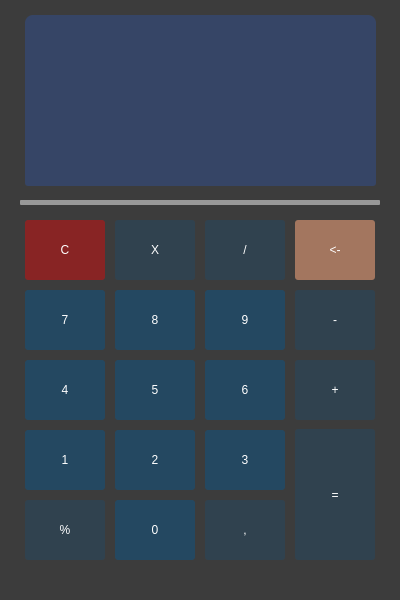
<?xml version="1.0" encoding="UTF-8"?>
<ui version="4.0">
 <class>Form_main</class>
 <widget class="QWidget" name="Form_main">
  <property name="geometry">
   <rect>
    <x>0</x>
    <y>0</y>
    <width>400</width>
    <height>600</height>
   </rect>
  </property>
  <property name="windowTitle">
   <string>Form</string>
  </property>
  <property name="styleSheet">
   <string notr="true">
#Form_main{
background-color: qlineargradient(spread:repeat, x1:0.5, y1:0, x2:0.5, y2:1, stop:1 rgba(60, 60, 60, 245));
}
#line{
background-color: rgb(255, 255, 255,120);
border-radius: 1px;
}
#line:hover{
background-color: rgb(113, 113, 113);
border-radius: 1px;
}

#label_sonuc{
background-color: qlineargradient(spread:repeat, x1:0.5, y1:0, x2:0.5, y2:1, stop:1  rgba(34, 100, 255, 55)  );
border-top-left-radius: 8px;  /* Sol üst köşe */
border-top-right-radius: 8px; /* Sağ üst köşe */
border-bottom-left-radius: 3px;  /* Sol üst köşe */
border-bottom-right-radius: 3px; /* Sağ üst köşe */
}



#button_yuz{
	background-color: qlineargradient(spread:repeat, x1:0.5, y1:0, x2:0.5, y2:1, stop:0.40796 rgba(0, 91, 156, 50));
	color: rgb(255, 255, 255);
    border-radius: 3px;
}
#button_vir{
	background-color: qlineargradient(spread:repeat, x1:0.5, y1:0, x2:0.5, y2:1, stop:0.40796 rgba(0, 91, 156, 50));
	color: rgb(255, 255, 255);
    border-radius: 3px;
}
#button_esit{
	background-color: qlineargradient(spread:repeat, x1:0.5, y1:0, x2:0.5, y2:1, stop:0.40796 rgba(0, 91, 156, 50));
	color: rgb(255, 255, 255);
    border-radius: 3px;
}
#button_eks{
	background-color: qlineargradient(spread:repeat, x1:0.5, y1:0, x2:0.5, y2:1, stop:0.40796 rgba(0, 91, 156, 50));
	color: rgb(255, 255, 255);
    border-radius: 3px;
}
#button_del{
	background-color: qlineargradient(spread:repeat, x1:0.5, y1:0, x2:0.5, y2:1, stop:0.40796 rgb(255, 170, 127,135));
	color: rgb(255, 255, 255);
    border-radius: 3px;
}
#button_car{
	background-color: qlineargradient(spread:repeat, x1:0.5, y1:0, x2:0.5, y2:1, stop:0.40796 rgba(0, 91, 156, 50));
	color: rgb(255, 255, 255);
    border-radius: 3px;
}
#buttonOn{
	background-color: qlineargradient(spread:repeat, x1:0.5, y1:0, x2:0.5, y2:1, stop:0.40796 rgb(255, 0, 0,100) );
	color: rgb(255, 255, 255);
    border-radius: 3px;
}
#button_bol{
	background-color: qlineargradient(spread:repeat, x1:0.5, y1:0, x2:0.5, y2:1, stop:0.40796 rgba(0, 91, 156, 50));
	color: rgb(255, 255, 255);
    border-radius: 3px;
}
#button_art{
	background-color: qlineargradient(spread:repeat, x1:0.5, y1:0, x2:0.5, y2:1, stop:0.40796 rgba(0, 91, 156, 50));
	color: rgb(255, 255, 255);
    border-radius: 3px;
}
#button0{
	background-color: qlineargradient(spread:repeat, x1:0.5, y1:0, x2:0.5, y2:1, stop:0.40796 rgba(0, 91, 156, 100));
	color: rgb(255, 255, 255);
    border-radius: 3px;
}
#button1{
	background-color: qlineargradient(spread:repeat, x1:0.5, y1:0, x2:0.5, y2:1, stop:0.40796 rgba(0, 91, 156, 100));
	color: rgb(255, 255, 255);
    border-radius: 3px;
}
#button2{
	background-color: qlineargradient(spread:repeat, x1:0.5, y1:0, x2:0.5, y2:1, stop:0.40796 rgba(0, 91, 156, 100));
	color: rgb(255, 255, 255);
    border-radius: 3px;
}
#button3{
	background-color: qlineargradient(spread:repeat, x1:0.5, y1:0, x2:0.5, y2:1, stop:0.40796 rgba(0, 91, 156, 100));
	color: rgb(255, 255, 255);
    border-radius: 3px;
}
#button4{
	background-color: qlineargradient(spread:repeat, x1:0.5, y1:0, x2:0.5, y2:1, stop:0.40796 rgba(0, 91, 156, 100));
	color: rgb(255, 255, 255);
    border-radius: 3px;
}
#button5{
	background-color: qlineargradient(spread:repeat, x1:0.5, y1:0, x2:0.5, y2:1, stop:0.40796 rgba(0, 91, 156, 100));
	color: rgb(255, 255, 255);
    border-radius: 3px;
}
#button6{
	background-color: qlineargradient(spread:repeat, x1:0.5, y1:0, x2:0.5, y2:1, stop:0.40796 rgba(0, 91, 156, 100));
	color: rgb(255, 255, 255);
    border-radius: 3px;
}
#button7{
	background-color: qlineargradient(spread:repeat, x1:0.5, y1:0, x2:0.5, y2:1, stop:0.40796 rgba(0, 91, 156, 100));
	color: rgb(255, 255, 255);
    border-radius: 3px;
}
#button8{
	background-color: qlineargradient(spread:repeat, x1:0.5, y1:0, x2:0.5, y2:1, stop:0.40796 rgba(0, 91, 156, 100));
	color: rgb(255, 255, 255);
    border-radius: 3px;
}#button9{
	background-color: qlineargradient(spread:repeat, x1:0.5, y1:0, x2:0.5, y2:1, stop:0.40796 rgba(0, 91, 156, 100));
	color: rgb(255, 255, 255);
    border-radius: 3px;
}


#button_yuz:hover {
    background-color: qlineargradient(spread:repeat, x1:0.517, y1:0, x2:0.522, y2:1, stop:0.487562 rgba(7, 98, 147, 214));
    color: rgb(255, 255, 255);
    border-radius: 3px;
}

#button_vir:hover {
    background-color: qlineargradient(spread:repeat, x1:0.517, y1:0, x2:0.522, y2:1, stop:0.487562 rgba(7, 98, 147, 214));
    color: rgb(255, 255, 255);
    border-radius: 3px;
}

#button_esit:hover {
    background-color: qlineargradient(spread:repeat, x1:0.517, y1:0, x2:0.522, y2:1, stop:0.487562 rgba(7, 98, 147, 214));
    color: rgb(255, 255, 255);
    border-radius: 3px;
}

#button_eks:hover {
    background-color: qlineargradient(spread:repeat, x1:0.517, y1:0, x2:0.522, y2:1, stop:0.487562 rgba(7, 98, 147, 214));
    color: rgb(255, 255, 255);
    border-radius: 3px;
}

#button_del:hover {
    background-color: qlineargradient(spread:repeat, x1:0.517, y1:0, x2:0.522, y2:1, stop:0.487562 rgb(255, 170, 0,200) );
    color: rgb(255, 255, 255);
    border-radius: 3px;
}

#button_car:hover {
    background-color: qlineargradient(spread:repeat, x1:0.517, y1:0, x2:0.522, y2:1, stop:0.487562 rgba(7, 98, 147, 214));
    color: rgb(255, 255, 255);
    border-radius: 3px;
}

#buttonOn:hover {
    background-color: qlineargradient(spread:repeat, x1:0.517, y1:0, x2:0.522, y2:1, stop:0.487562 rgb(255, 0, 0,200));
    color: rgb(255, 255, 255);
    border-radius: 3px;
}


#button_bol:hover {
    background-color: qlineargradient(spread:repeat, x1:0.517, y1:0, x2:0.522, y2:1, stop:0.487562 rgba(7, 98, 147, 214));
    color: rgb(255, 255, 255);
    border-radius: 3px;
}

#button_art:hover {
    background-color: qlineargradient(spread:repeat, x1:0.517, y1:0, x2:0.522, y2:1, stop:0.487562 rgba(7, 98, 147, 214));
    color: rgb(255, 255, 255);
    border-radius: 3px;
}

#button0:hover {
    background-color: qlineargradient(spread:repeat, x1:0.517, y1:0, x2:0.522, y2:1, stop:0.487562 rgba(7, 98, 147, 214));
    color: rgb(255, 255, 255);
    border-radius: 3px;
}

#button1:hover {
    background-color: qlineargradient(spread:repeat, x1:0.517, y1:0, x2:0.522, y2:1, stop:0.487562 rgba(7, 98, 147, 255));
    color: rgb(255, 255, 255);
    border-radius: 3px;
}

#button2:hover {
    background-color: qlineargradient(spread:repeat, x1:0.517, y1:0, x2:0.522, y2:1, stop:0.487562 rgba(7, 98, 147, 255));
    color: rgb(255, 255, 255);
    border-radius: 3px;
}
#button3:hover {
    background-color: qlineargradient(spread:repeat, x1:0.517, y1:0, x2:0.522, y2:1, stop:0.487562 rgba(7, 98, 147, 255));
    color: rgb(255, 255, 255);
    border-radius: 3px;
}

#button4:hover {
    background-color: qlineargradient(spread:repeat, x1:0.517, y1:0, x2:0.522, y2:1, stop:0.487562 rgba(7, 98, 147, 255));
    color: rgb(255, 255, 255);
    border-radius: 3px;
}

#button5:hover {
    background-color: qlineargradient(spread:repeat, x1:0.517, y1:0, x2:0.522, y2:1, stop:0.487562 rgba(7, 98, 147, 255));
    color: rgb(255, 255, 255);
    border-radius: 3px;
}

#button6:hover {
    background-color: qlineargradient(spread:repeat, x1:0.517, y1:0, x2:0.522, y2:1, stop:0.487562 rgba(7, 98, 147, 255));
    color: rgb(255, 255, 255);
    border-radius: 3px;
}

#button7:hover {
    background-color: qlineargradient(spread:repeat, x1:0.517, y1:0, x2:0.522, y2:1, stop:0.487562 rgba(7, 98, 147, 255));
    color: rgb(255, 255, 255);
    border-radius: 3px;
}

#button8:hover {
    background-color: qlineargradient(spread:repeat, x1:0.517, y1:0, x2:0.522, y2:1, stop:0.487562 rgba(7, 98, 147, 255));
    color: rgb(255, 255, 255);
    border-radius: 3px;
}

#button9:hover {
    background-color: qlineargradient(spread:repeat, x1:0.517, y1:0, x2:0.522, y2:1, stop:0.487562 rgba(7, 98, 147, 255));
    color: rgb(255, 255, 255);
    border-radius: 3px;
}
</string>
  </property>
  <widget class="QPushButton" name="button1">
   <property name="geometry">
    <rect>
     <x>25</x>
     <y>430</y>
     <width>80</width>
     <height>60</height>
    </rect>
   </property>
   <property name="text">
    <string>1</string>
   </property>
  </widget>
  <widget class="QLabel" name="label_sonuc">
   <property name="geometry">
    <rect>
     <x>25</x>
     <y>15</y>
     <width>351</width>
     <height>171</height>
    </rect>
   </property>
   <property name="text">
    <string/>
   </property>
  </widget>
  <widget class="QPushButton" name="button9">
   <property name="geometry">
    <rect>
     <x>205</x>
     <y>290</y>
     <width>80</width>
     <height>60</height>
    </rect>
   </property>
   <property name="text">
    <string>9</string>
   </property>
  </widget>
  <widget class="QPushButton" name="button_art">
   <property name="geometry">
    <rect>
     <x>295</x>
     <y>360</y>
     <width>80</width>
     <height>60</height>
    </rect>
   </property>
   <property name="text">
    <string>+</string>
   </property>
  </widget>
  <widget class="QPushButton" name="button_eks">
   <property name="geometry">
    <rect>
     <x>295</x>
     <y>290</y>
     <width>80</width>
     <height>60</height>
    </rect>
   </property>
   <property name="text">
    <string>-</string>
   </property>
  </widget>
  <widget class="QPushButton" name="button_car">
   <property name="geometry">
    <rect>
     <x>115</x>
     <y>220</y>
     <width>80</width>
     <height>60</height>
    </rect>
   </property>
   <property name="text">
    <string>X</string>
   </property>
  </widget>
  <widget class="QPushButton" name="button_bol">
   <property name="geometry">
    <rect>
     <x>205</x>
     <y>220</y>
     <width>80</width>
     <height>60</height>
    </rect>
   </property>
   <property name="text">
    <string>/</string>
   </property>
  </widget>
  <widget class="QPushButton" name="button0">
   <property name="geometry">
    <rect>
     <x>115</x>
     <y>500</y>
     <width>80</width>
     <height>60</height>
    </rect>
   </property>
   <property name="text">
    <string>0</string>
   </property>
  </widget>
  <widget class="QPushButton" name="buttonOn">
   <property name="geometry">
    <rect>
     <x>25</x>
     <y>220</y>
     <width>80</width>
     <height>60</height>
    </rect>
   </property>
   <property name="text">
    <string>C</string>
   </property>
  </widget>
  <widget class="QPushButton" name="button_vir">
   <property name="geometry">
    <rect>
     <x>205</x>
     <y>500</y>
     <width>80</width>
     <height>60</height>
    </rect>
   </property>
   <property name="text">
    <string>,</string>
   </property>
  </widget>
  <widget class="QPushButton" name="button2">
   <property name="geometry">
    <rect>
     <x>115</x>
     <y>430</y>
     <width>80</width>
     <height>60</height>
    </rect>
   </property>
   <property name="text">
    <string>2</string>
   </property>
  </widget>
  <widget class="QPushButton" name="button3">
   <property name="geometry">
    <rect>
     <x>205</x>
     <y>430</y>
     <width>80</width>
     <height>60</height>
    </rect>
   </property>
   <property name="text">
    <string>3</string>
   </property>
  </widget>
  <widget class="QPushButton" name="button4">
   <property name="geometry">
    <rect>
     <x>25</x>
     <y>360</y>
     <width>80</width>
     <height>60</height>
    </rect>
   </property>
   <property name="text">
    <string>4</string>
   </property>
  </widget>
  <widget class="QPushButton" name="button5">
   <property name="geometry">
    <rect>
     <x>115</x>
     <y>360</y>
     <width>80</width>
     <height>60</height>
    </rect>
   </property>
   <property name="text">
    <string>5</string>
   </property>
  </widget>
  <widget class="QPushButton" name="button6">
   <property name="geometry">
    <rect>
     <x>205</x>
     <y>360</y>
     <width>80</width>
     <height>60</height>
    </rect>
   </property>
   <property name="text">
    <string>6</string>
   </property>
  </widget>
  <widget class="QPushButton" name="button7">
   <property name="geometry">
    <rect>
     <x>25</x>
     <y>290</y>
     <width>80</width>
     <height>60</height>
    </rect>
   </property>
   <property name="text">
    <string>7</string>
   </property>
  </widget>
  <widget class="QPushButton" name="button8">
   <property name="geometry">
    <rect>
     <x>115</x>
     <y>290</y>
     <width>80</width>
     <height>60</height>
    </rect>
   </property>
   <property name="text">
    <string>8</string>
   </property>
  </widget>
  <widget class="QPushButton" name="button_yuz">
   <property name="geometry">
    <rect>
     <x>25</x>
     <y>500</y>
     <width>80</width>
     <height>60</height>
    </rect>
   </property>
   <property name="text">
    <string>%</string>
   </property>
  </widget>
  <widget class="QPushButton" name="button_esit">
   <property name="geometry">
    <rect>
     <x>295</x>
     <y>429</y>
     <width>80</width>
     <height>131</height>
    </rect>
   </property>
   <property name="text">
    <string>=</string>
   </property>
  </widget>
  <widget class="QPushButton" name="button_del">
   <property name="geometry">
    <rect>
     <x>295</x>
     <y>220</y>
     <width>80</width>
     <height>60</height>
    </rect>
   </property>
   <property name="text">
    <string>&lt;-</string>
   </property>
  </widget>
  <widget class="QLabel" name="line">
   <property name="geometry">
    <rect>
     <x>20</x>
     <y>200</y>
     <width>360</width>
     <height>5</height>
    </rect>
   </property>
   <property name="text">
    <string/>
   </property>
  </widget>
 </widget>
 <resources/>
 <connections/>
</ui>
